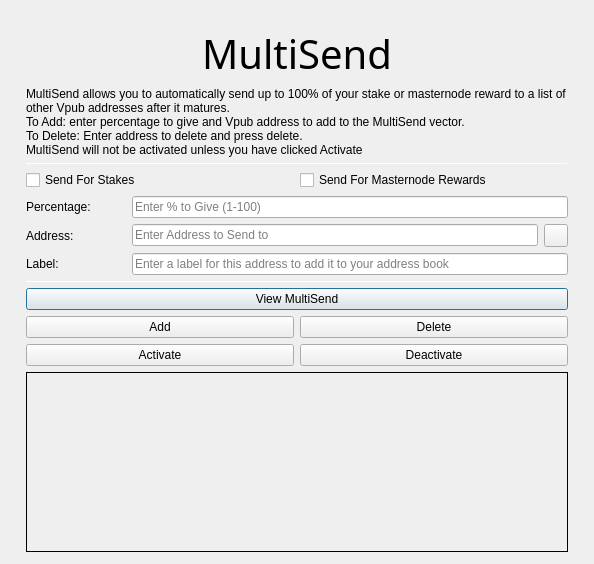
<?xml version="1.0" encoding="UTF-8"?>
<ui version="4.0">
 <class>MultiSendDialog</class>
 <widget class="QDialog" name="MultiSendDialog">
  <property name="windowModality">
   <enum>Qt::NonModal</enum>
  </property>
  <property name="geometry">
   <rect>
    <x>0</x>
    <y>0</y>
    <width>594</width>
    <height>526</height>
   </rect>
  </property>
  <property name="windowTitle">
   <string>MultiSend</string>
  </property>
  <layout class="QVBoxLayout" name="verticalLayout" stretch="0">
   <property name="leftMargin">
    <number>6</number>
   </property>
   <property name="topMargin">
    <number>6</number>
   </property>
   <property name="rightMargin">
    <number>6</number>
   </property>
   <property name="bottomMargin">
    <number>6</number>
   </property>
   <item>
    <layout class="QVBoxLayout" name="verticalLayout_Main" stretch="0,1,1,1,0,1,1,1">
     <property name="leftMargin">
      <number>20</number>
     </property>
     <property name="topMargin">
      <number>20</number>
     </property>
     <property name="rightMargin">
      <number>20</number>
     </property>
     <property name="bottomMargin">
      <number>20</number>
     </property>
     <item>
      <widget class="QLabel" name="multiSendHeader">
       <property name="font">
        <font>
         <family>Hind</family>
         <pointsize>30</pointsize>
         <weight>50</weight>
         <bold>false</bold>
        </font>
       </property>
       <property name="text">
        <string>MultiSend</string>
       </property>
       <property name="alignment">
        <set>Qt::AlignCenter</set>
       </property>
      </widget>
     </item>
     <item>
      <widget class="QLabel" name="label_2">
       <property name="lineWidth">
        <number>1</number>
       </property>
       <property name="text">
        <string>MultiSend allows you to automatically send up to 100% of your stake or masternode reward to a list of other Vpub addresses after it matures.
To Add: enter percentage to give and Vpub address to add to the MultiSend vector.
To Delete: Enter address to delete and press delete.
MultiSend will not be activated unless you have clicked Activate</string>
       </property>
       <property name="alignment">
        <set>Qt::AlignLeading|Qt::AlignLeft|Qt::AlignTop</set>
       </property>
       <property name="wordWrap">
        <bool>true</bool>
       </property>
      </widget>
     </item>
     <item>
      <widget class="Line" name="line">
       <property name="minimumSize">
        <size>
         <width>0</width>
         <height>1</height>
        </size>
       </property>
       <property name="maximumSize">
        <size>
         <width>16777215</width>
         <height>1</height>
        </size>
       </property>
       <property name="orientation">
        <enum>Qt::Horizontal</enum>
       </property>
      </widget>
     </item>
     <item>
      <layout class="QVBoxLayout" name="verticalLayout_Settings">
       <item>
        <layout class="QHBoxLayout" name="horizontalLayout">
         <item>
          <widget class="QCheckBox" name="multiSendStakeCheckBox">
           <property name="text">
            <string>Send For Stakes</string>
           </property>
          </widget>
         </item>
         <item>
          <widget class="QCheckBox" name="multiSendMasternodeCheckBox">
           <property name="text">
            <string>Send For Masternode Rewards</string>
           </property>
          </widget>
         </item>
        </layout>
       </item>
       <item>
        <layout class="QHBoxLayout" name="horizontalLayout_6">
         <item>
          <widget class="QLabel" name="label">
           <property name="minimumSize">
            <size>
             <width>100</width>
             <height>0</height>
            </size>
           </property>
           <property name="toolTip">
            <string>Percentage of stake to send</string>
           </property>
           <property name="text">
            <string>Percentage:</string>
           </property>
          </widget>
         </item>
         <item>
          <widget class="QLineEdit" name="multiSendPercentEdit">
           <property name="toolTip">
            <string>Enter whole numbers 1 - 100</string>
           </property>
           <property name="placeholderText">
            <string>Enter % to Give (1-100)</string>
           </property>
          </widget>
         </item>
        </layout>
       </item>
       <item>
        <layout class="QHBoxLayout" name="horizontalLayout_7">
         <item>
          <widget class="QLabel" name="label_5">
           <property name="minimumSize">
            <size>
             <width>100</width>
             <height>0</height>
            </size>
           </property>
           <property name="toolTip">
            <string>Address to send portion of stake to</string>
           </property>
           <property name="text">
            <string>Address:</string>
           </property>
          </widget>
         </item>
         <item>
          <widget class="QLineEdit" name="multiSendAddressEdit">
           <property name="toolTip">
            <string/>
           </property>
           <property name="placeholderText">
            <string>Enter Address to Send to</string>
           </property>
          </widget>
         </item>
         <item>
          <widget class="QToolButton" name="addressBookButton">
           <property name="maximumSize">
            <size>
             <width>16777215</width>
             <height>32</height>
            </size>
           </property>
           <property name="toolTip">
            <string>Choose an address from the address book</string>
           </property>
           <property name="text">
            <string/>
           </property>
           <property name="icon">
            <iconset resource="../vpub.qrc">
             <normaloff>:/icons/address-book</normaloff>:/icons/address-book</iconset>
           </property>
           <property name="shortcut">
            <string>Alt+A</string>
           </property>
          </widget>
         </item>
        </layout>
       </item>
      </layout>
     </item>
     <item>
      <layout class="QHBoxLayout" name="horizontalLayout_3">
       <item>
        <widget class="QLabel" name="label_3">
         <property name="minimumSize">
          <size>
           <width>100</width>
           <height>0</height>
          </size>
         </property>
         <property name="text">
          <string>Label:</string>
         </property>
        </widget>
       </item>
       <item>
        <widget class="QLineEdit" name="labelAddressLabelEdit">
         <property name="placeholderText">
          <string>Enter a label for this address to add it to your address book</string>
         </property>
        </widget>
       </item>
      </layout>
     </item>
     <item>
      <widget class="Line" name="line_2">
       <property name="minimumSize">
        <size>
         <width>0</width>
         <height>1</height>
        </size>
       </property>
       <property name="maximumSize">
        <size>
         <width>16777215</width>
         <height>1</height>
        </size>
       </property>
       <property name="orientation">
        <enum>Qt::Horizontal</enum>
       </property>
      </widget>
     </item>
     <item>
      <layout class="QVBoxLayout" name="verticalLayout_Buttons">
       <item>
        <layout class="QHBoxLayout" name="horizontalLayout_4">
         <item>
          <widget class="QPushButton" name="viewButton">
           <property name="toolTip">
            <string/>
           </property>
           <property name="statusTip">
            <string>View MultiSend Vector</string>
           </property>
           <property name="text">
            <string>View MultiSend</string>
           </property>
          </widget>
         </item>
        </layout>
       </item>
       <item>
        <layout class="QHBoxLayout" name="horizontalLayout_2">
         <item>
          <widget class="QPushButton" name="addButton">
           <property name="toolTip">
            <string/>
           </property>
           <property name="statusTip">
            <string>Add to MultiSend Vector</string>
           </property>
           <property name="text">
            <string>Add</string>
           </property>
          </widget>
         </item>
         <item>
          <widget class="QPushButton" name="deleteButton">
           <property name="toolTip">
            <string/>
           </property>
           <property name="statusTip">
            <string>Delete Address From MultiSend Vector</string>
           </property>
           <property name="text">
            <string>Delete</string>
           </property>
          </widget>
         </item>
        </layout>
       </item>
       <item>
        <layout class="QHBoxLayout" name="horizontalLayout_5">
         <item>
          <widget class="QPushButton" name="activateButton">
           <property name="statusTip">
            <string>Activate MultiSend</string>
           </property>
           <property name="text">
            <string>Activate</string>
           </property>
          </widget>
         </item>
         <item>
          <widget class="QPushButton" name="disableButton">
           <property name="statusTip">
            <string>Deactivate MultiSend</string>
           </property>
           <property name="text">
            <string>Deactivate</string>
           </property>
          </widget>
         </item>
        </layout>
       </item>
      </layout>
     </item>
     <item>
      <widget class="QLabel" name="message">
       <property name="minimumSize">
        <size>
         <width>0</width>
         <height>180</height>
        </size>
       </property>
       <property name="frameShape">
        <enum>QFrame::Panel</enum>
       </property>
       <property name="frameShadow">
        <enum>QFrame::Plain</enum>
       </property>
       <property name="lineWidth">
        <number>1</number>
       </property>
       <property name="midLineWidth">
        <number>1</number>
       </property>
       <property name="text">
        <string/>
       </property>
       <property name="alignment">
        <set>Qt::AlignLeading|Qt::AlignLeft|Qt::AlignTop</set>
       </property>
       <property name="wordWrap">
        <bool>true</bool>
       </property>
      </widget>
     </item>
    </layout>
   </item>
  </layout>
 </widget>
 <resources>
  <include location="../vpub.qrc"/>
 </resources>
 <connections/>
</ui>
